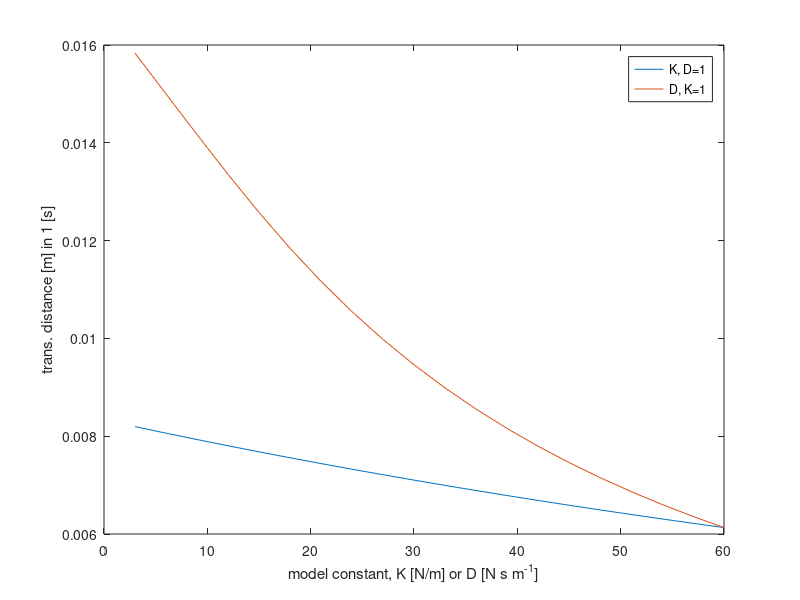

The MATLAB source for this figure: (Note: this script raises an error after producing the figure.)
close all;
clear all;
clc; 

tic;

K = [3:3:60]; D = [3:3:60];
clr = 'rgbkmcy';
t = 0 : 0.001 : 1;

for d = 1 : length(D)
	for k = 1 : length(K)
		a = -K(k)/D(d);
		ct = (-a*t-1+exp(a*t))/(D(d)*a^2);
	
% 		figure(1); 
% 		hold on; 
% 		plot(t, ct, clr(mod(k,7)+1));
% 		xlabel('time [s]');
% 		ylabel('distance [m]');
% 		title(['K=' num2str(K(k)) 'D=' num2str(D(d))]);
% 		hold off;
	
        idx = find(t == 1);
        Kslice(k) = ct(idx);
        slice(d,k) = ct(idx);
	end;
    Dslice(d) = ct(idx);
end;

figure(2);
plot(K, Kslice, D, Dslice);
xlabel('model constant, K [N/m] or D [N s m^{-1}]');
ylabel('trans. distance [m] in 1 [s]');
legend('K, D=1', 'D, K=1');
pretty_plot;

figure(3);
plot(D,Dslice);
xlabel('dashpot drag, D [N s m^{-1}]');
ylabel('trans. distance [m] in 1 [s]');
pretty_plot;

figure(4);
imagesc(D,K,slice);
title('Translated distance in 1 sec');
xlabel('dashpot drag, D [N s m^{-1}]');
ylabel('spring constant, K [N/m]');
colormap(hot);
colorbar;
pretty_plot;

figure(5);
surf(D,K,slice);
title('Translated distance in 1 sec');
xlabel('dashpot drag, D [N s m^{-1}]');
ylabel('spring constant, K [N/m]');
colormap(hot);
colorbar;
pretty_plot;

toc;